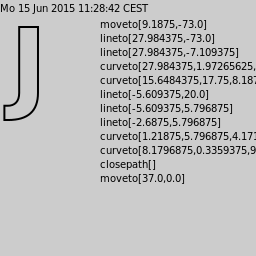

Reproduce this figure in Julia.
using Cairo

function common_header()
    ## header to provide surface and context
    c = CairoRGBSurface(256,256);
    cr = CairoContext(c);

    save(cr);
    set_source_rgb(cr,0.8,0.8,0.8);    # light gray
    rectangle(cr,0.0,0.0,256.0,256.0); # background
    fill(cr);
    restore(cr);

    return c,cr
end

function write_out_picture(filename::AbstractString,c::CairoSurface)
    ## mark picture with current date
    move_to(cr,0.0,12.0);
    set_source_rgb(cr, 0,0,0);
    show_text(cr,Libc.strftime(time()));
    ##
    write_to_png(c,filename);
    nothing
end

function example_copy_path(cr)

    save(cr);
    # single (large) character set with text_path+stroke
    select_font_face(cr, "Sans", Cairo.FONT_SLANT_NORMAL,
                        Cairo.FONT_WEIGHT_BOLD);
    set_font_size(cr, 100.0);
    translate(cr, 10.0, 100.0);
    text_path(cr, "J");
    stroke_preserve(cr);

    # copied and converted
    opath = Cairo.convert_cairo_path_data(Cairo.copy_path(cr));

    restore(cr);

    l = 2 # something like a line counter

    # loop over all entries and just print out command and available points
    for x in opath
        if x.element_type == Cairo.CAIRO_PATH_MOVE_TO
            s0 = "moveto"
        elseif x.element_type == Cairo.CAIRO_PATH_LINE_TO
            s0 = "lineto"
        elseif x.element_type == Cairo.CAIRO_PATH_CURVE_TO
            s0 = "curveto"
        elseif x.element_type == Cairo.CAIRO_PATH_CLOSE_PATH
            s0 = "closepath"
        end
        s1 = repr(x.points)
        move_to(cr,100.0,14.0*l)
        l += 1
        show_text(cr,s0*s1)
    end
    nothing
end


c,cr = common_header();
save(cr);
example_copy_path(cr);
restore(cr);
write_out_picture("sample_copy_path.png",c);



